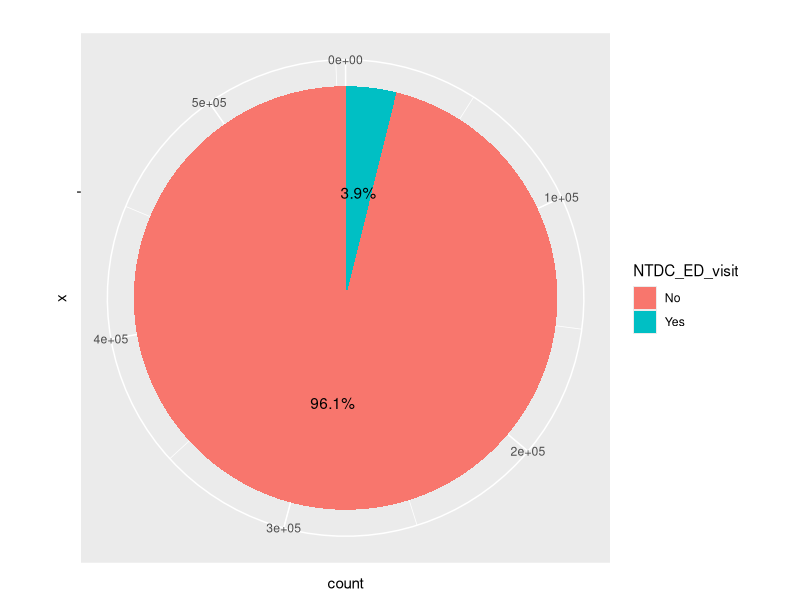
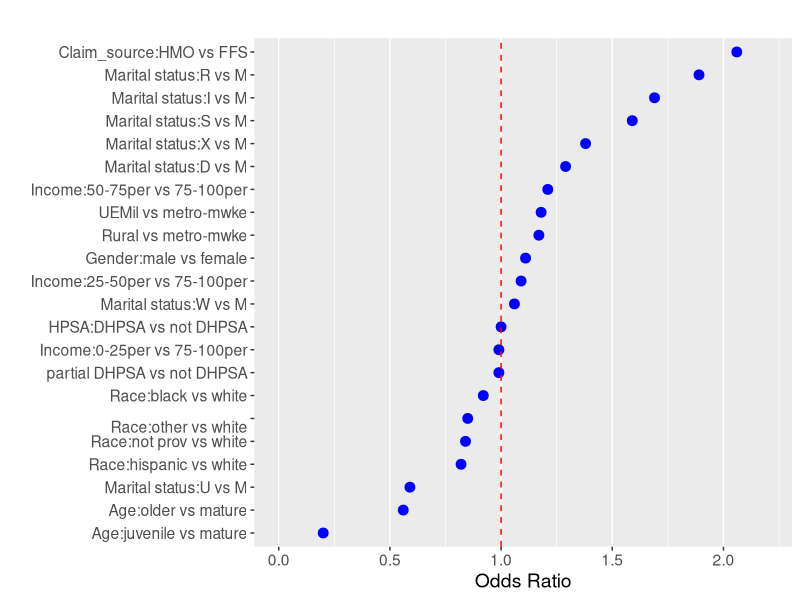
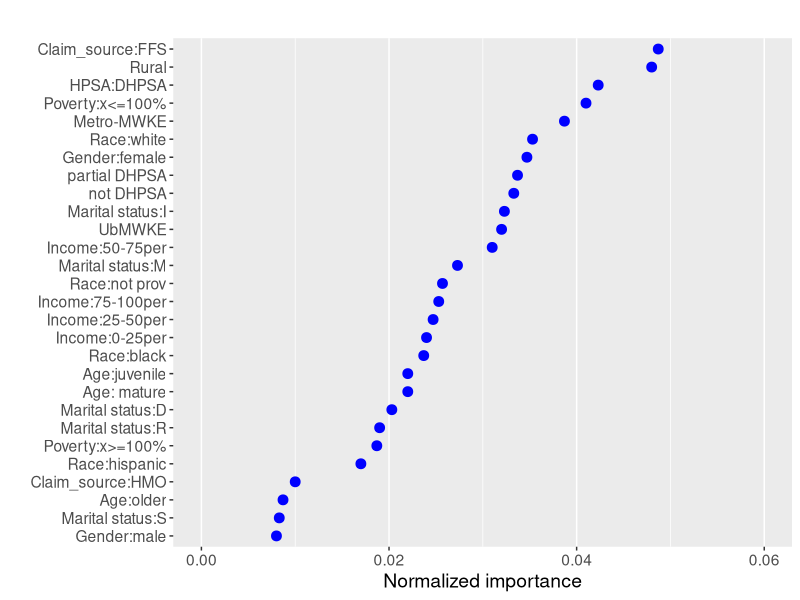

Here is the R script that generated these plots, in order:
## ---- chunk 1
rm(list = ls())
set.seed(123)
library(ggplot2)
## ---- chunk 2
data <- data.frame(
  NTDC_ED_visit = c("Yes", "No"),
  count = c(21386, 532283)
)



library(scales)  # For percentage labels

# Compute percentages
data$percent <- round(100 * data$count / sum(data$count), 1)

ggplot(data, aes(x = "", y = count, fill = NTDC_ED_visit)) +
  geom_bar(stat = "identity", width = 1) +
  coord_polar(theta = "y") +
  geom_text(aes(label = paste0(percent, "%")), position = position_stack(vjust = 0.5)) +
  labs(title = "") #+
  #theme_void()
data
## ---- chunk 3
data <- data.frame(
  Variable = c("Claim_source:HMO vs FFS", "Gender:male vs female", "Race:black vs white", "Race:hispanic vs white", "Race:not prov vs white", "
               Race:other vs white", "Age:juvenile vs mature", "Age:older vs mature", "HPSA:DHPSA vs not DHPSA", "partial DHPSA vs not DHPSA", 
               "Rural vs metro-mwke","UEMil vs metro-mwke",  "Income:0-25per vs 75-100per", "Income:25-50per vs 75-100per", "Income:50-75per vs 75-100per", 
               "Marital status:D vs M", "Marital status:I vs M", "Marital status:R vs M", "Marital status:S vs M", "Marital status:U vs M", 
               "Marital status:W vs M", "Marital status:X vs M"),
  OddsRatio = c(2.06, 1.11, 0.92, 0.82, 0.84, 
                0.85, 0.2, 0.56, 1, 0.99, 
                1.17, 1.18, 0.99, 1.09, 1.21, 
                1.29, 1.69, 1.89, 1.59, 0.59, 
                1.06, 1.38)
 # CI_Lower = c(1.2, 1.7, 0.6, 0.9, 2.8),
#  CI_Upper = c(1.9, 2.6, 1.1, 1.5, 4.3)
)

# Order Variable by OddsRatio
data$Variable <- factor(data$Variable, levels = data$Variable[order(data$OddsRatio)])


ggplot(data, aes(x = OddsRatio, y = Variable)) +
  xlim(c(0,2.2))+
  geom_point(size = 3, color = "blue") +  # Plot odds ratio as points
  #geom_errorbarh(aes(xmin = CI_Lower, xmax = CI_Upper), height = 0.3, color = "black") +  # Add confidence intervals
  geom_vline(xintercept = 1, linetype = "dashed", color = "red") +  # Reference line at OR=1
  #theme_minimal() +
  labs(
    title = "",
    x = "Odds Ratio",
    y = ""
  ) +
  theme(
    text = element_text(size = 14),
    panel.grid.major.y = element_blank()
  )

## ---- chunk 4
data <- data.frame(
  Variable = c("Claim_source:HMO", "Claim_source:FFS",  "Gender:male", "Gender:female", "Race:white", 
               "Race:black", "Race:not prov", "Race:hispanic", "Income:25-50per", "Income:50-75per", 
               "Income:75-100per", "Income:0-25per", "Age: mature", "Age:older","Age:juvenile", 
               "HPSA:DHPSA", "partial DHPSA", "not DHPSA", "Rural",  "Metro-MWKE", 
               "UbMWKE", "Marital status:D",  "Marital status:M", "Marital status:I", "Marital status:R", 
               "Marital status:S", "Poverty:x>=100%", "Poverty:x<=100%"),
  OddsRatio = c(0.01, 0.0487, 0.008, 0.0347, 0.0353,
                0.0237, 0.0257, 0.017, 0.0247, 0.031, 
                0.0253, 0.024, 0.022, 0.0087, 0.022, 
                0.0423, 0.0337, 0.0333, 0.048, 0.0387, 
                0.032, 0.0203, 0.0273, 0.0323, 0.019, 
                0.0083, 0.0187, 0.041)
 # CI_Lower = c(1.2, 1.7, 0.6, 0.9, 2.8),
#  CI_Upper = c(1.9, 2.6, 1.1, 1.5, 4.3)
)

# Order Variable by OddsRatio
data$Variable <- factor(data$Variable, levels = data$Variable[order(data$OddsRatio)])


ggplot(data, aes(x = OddsRatio, y = Variable)) +
  xlim(c(0,0.06))+
  geom_point(size = 3, color = "blue") +  # Plot odds ratio as points
  #geom_errorbarh(aes(xmin = CI_Lower, xmax = CI_Upper), height = 0.3, color = "black") +  # Add confidence intervals
  #geom_vline(xintercept = 1, linetype = "dashed", color = "red") +  # Reference line at OR=1
  #theme_minimal() +
  labs(
    title = "",
    x = "Normalized importance",
    y = ""
  ) +
  theme(
    text = element_text(size = 14),
    panel.grid.major.y = element_blank()
  )

